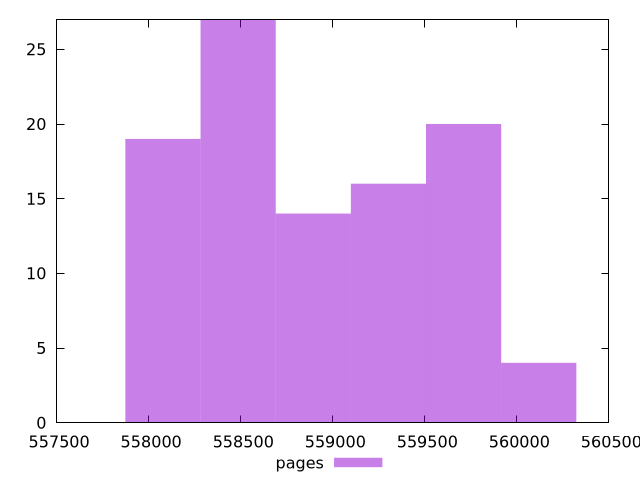

Write gnuplot code to recreate this figure.
$_pages <<EOF
559302.4723163728 16
559710.7222961658 20
560118.9722759587 4
558077.7223769939 19
558485.9723567868 27
558894.2223365798 14
EOF
set key outside below
set terminal pngcairo
set output "report_00006_2020-11-02T20-21-41.718Z/uses-long-cache-ttl/pages//raw_hist.png"
set yrange [0:27]
set boxwidth 408.24997979297285
set style fill transparent solid 0.5 noborder
plot $_pages title "pages" with boxes ,
